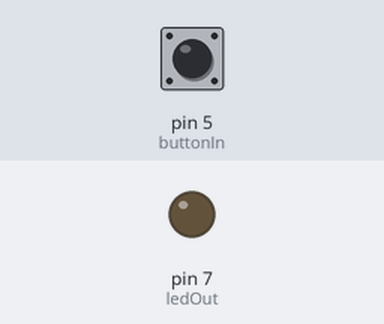
The sketch below on a simulated Arduino Uno, built with avr-gcc and run on an emulated ATmega328P. On the bench: output pins drawn as LEDs (lit = HIGH). The inputs (shaded band) are chosen by the test bench; at power-on: pin 5 (buttonIn) HIGH.

Above: at 1.2 s.
1.3 s: pin 5 (buttonIn) pulled LOW for 0.15 s
At 1.42 s:
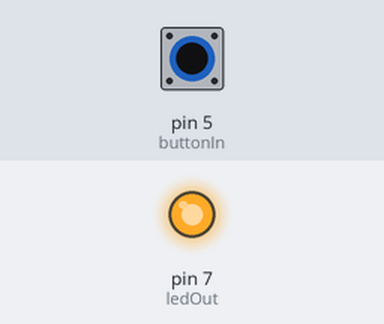
2.9 s: pin 5 (buttonIn) pulled LOW for 3.2 s
At 6.6 s:
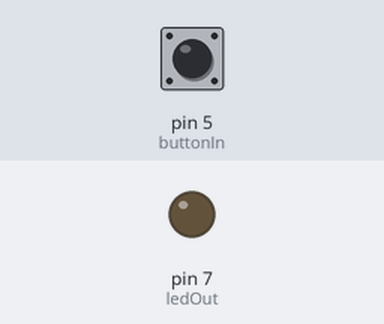
Timing chart, 0 to 8.1 s (numbered marks = the images above; inputs shaded):
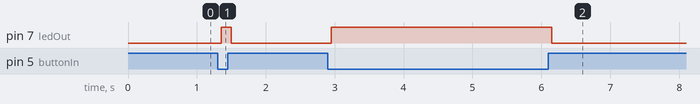

The sketch:

buttonLedPullUpDebounce.ino
```cpp
int buttonIn = 5;
int ledOut = 7;
const int debounceDelay = 50;
int lastDebounceTime = 0, lastButtonState = LOW, buttonState = HIGH;
int ledState = LOW;

void setup() {
  // put your setup code here, to run once:
  pinMode(ledOut, OUTPUT);
  pinMode(buttonIn, INPUT);
  digitalWrite(buttonIn, HIGH);
}

void loop() {
  int reading = digitalRead(buttonIn);

  if (reading != lastButtonState) {
      lastDebounceTime = millis();
  }

  if ((millis() - lastDebounceTime) > debounceDelay) {
    if (reading != buttonState) {
      buttonState = reading;

    }
  }

  if (buttonState == HIGH) {
    ledState = LOW;
  }
  else {
    ledState = HIGH;
  }

  digitalWrite(ledOut, ledState);

  lastButtonState = reading;
}
```

Measured:
- after the input at 1.3 s, pin 7 (ledOut): LOW → HIGH after 0.05 s, → LOW 0.15 s later
- after the input at 2.9 s, pin 7 (ledOut): LOW → HIGH after 0.05 s, → LOW 3.2 s later
